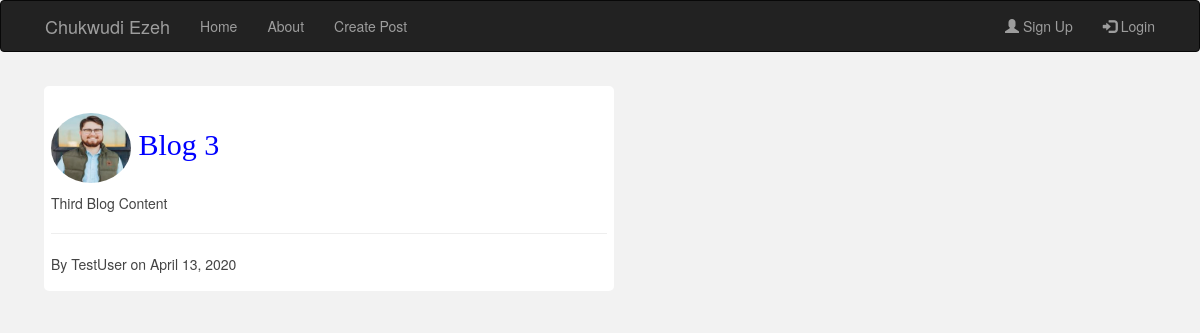
/blog/post/3/, run on the app's committed database.
### blog/models.py (models this page shows, shortened)
class Post(models.Model):
    title = models.CharField(max_length=100)
    content = models.TextField()
    date_posted = models.DateTimeField(default=timezone.now)
    author = models.ForeignKey(User, on_delete=models.CASCADE)

### users/models.py (models this page shows, shortened)
class Profile(models.Model):
    user = models.OneToOneField(User, on_delete=models.CASCADE)
    image = models.ImageField(default='default.jpg', upload_to='profile_pics')

### blog/views.py (the view)
# urls.py: path('post/<int:pk>/', PostDetailView.as_view(), name='post-detail'),
class PostDetailView (DetailView):
    model = Post

### blog/templates/blog/post_detail.html
{% extends 'blog/base.html' %}
{% block content %}
        <div class="post-container">
            <h2 class="post-title">
                <img src="{{ object.author.profile.image.url }}" class="img-circle" alt="{{ object.author }}'s profile image" width="80" height="70" title="{{ object.author }}">
                {{ object.title }}
            </h2>
            <p class="post-content">{{ object.content }}</p>
            <hr>
            <p class="post-details">By {{object.author}} on {{ object.date_posted|date:"F d, Y" }}</p>
        </div>
{% endblock %}

### blog/static/blog/css/main.css (style rules this page uses)
body { background: #f2f2f2; color: #3333; }
h1, h2, h3, h4, h5, h6, p { color: #444; }
.container .post-container .post-title, .post-title a { text-decoration: none; font-family: georgia; color: blue; }
.post-container, .content-section { width: 50%; padding: 0.5em; margin: 1em; background: #fff; border-radius: 5px; }

### data on the page
Post: author.profile.image (placeholder picture), title "Blog 3", content "Third Blog Content", author "TestUser", date_posted "April 13, 2020"
